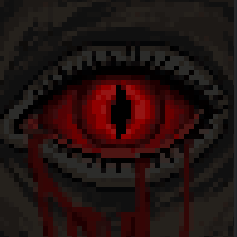
#> input picture assets/peeper/eye.png, 237 x 237 px
$ python eye-favicon.py
#> lines starting #> are read from the running program, lines starting #| are printed output that depends on the picture
# -*- coding: utf-8 -*-
"""从 assets/peeper/eye.png 派生 Peeper 页的浏览器标签页图标。

eye.png 是一张不透明方图，整张都是画（深色纹理一直铺到四边，没有可抠的
"背景"），所以直接拿来当图标就是一块深色方砖。这里把页面那套径向羽化
**烘进 alpha 通道**，再垫一层暗红辉光：

  * 羽化在离画框还有几像素的地方就归零 —— 方底的断崖感来自"残留 alpha 到
    边突然中断"，归零之后方形轮廓就不存在了；
  * 辉光是给小尺寸用的：16px 下瞳孔细节全糊，只剩这团红光能认出是那只眼睛。

FADE 的数值必须和 assets/css/peeper.css 里 .eye 的 mask-image 保持一致，
两处一起改。

    python tools/eye-favicon.py
"""

import os

import numpy as np
from PIL import Image, ImageDraw, ImageFilter

ROOT = os.path.dirname(os.path.dirname(os.path.abspath(__file__)))
EYE = os.path.join(ROOT, "assets", "peeper", "eye.png")
OUT_DIR = os.path.join(ROOT, "assets", "icons")
BG = (11, 11, 13)          # 站点 --bg，苹果图标铺底用

N = 237                    # eye.png 边长
# 羽化比页面上那套（rx60/ry54，零点 78%）再收紧一档：遮罩是按盒子尺寸按比例
# 算的，页面那只眼睛有 237px、死区 7px 够用，缩到图标的 30px 只剩不到 1px，
# 边上就会浮出十几级 alpha，等于方底又回来了。
FADE = dict(rx=56, ry=50, cx=0.5, cy=0.5,
            stops=((46, 1.0), (64, 0.35), (72, 0.0)))
ZOOM = 1.18                # 从中心裁掉 1/1.18 再放大：16px 下眼睛更大一点
GLOW = 0.28
GLOW_RGB = (150, 20, 26)


def fade_alpha(size=N, **kw):
    """复刻 CSS radial-gradient(ellipse rx% ry% at cx cy% ...) 的 alpha。"""
    rx, ry, cx, cy = kw["rx"], kw["ry"], kw["cx"], kw["cy"]
    y, x = np.mgrid[0:size, 0:size]
    d = np.sqrt(((x + 0.5 - cx * size) / (rx / 100 * size)) ** 2 +
                ((y + 0.5 - cy * size) / (ry / 100 * size)) ** 2) * 100
    stops = kw["stops"]
    return np.interp(d, [s[0] for s in stops], [s[1] for s in stops],
                     left=stops[0][1], right=0.0) * 255


def eyed_layer(size):
    """裁掉外圈再放大到目标尺寸，**然后**在目标尺寸上羽化。

    顺序很要紧：先羽化再缩图的话，LANCZOS 的核会把内圈的亮部卷进边缘像素，
    画框边上又会浮出一圈残余 alpha（实测 32px 下能到 17/255），方底就回来了。
    CSS 那套遮罩本来就是按盒子尺寸算的，这样也跟页面完全同构。
    """
    src = Image.open(EYE).convert("RGB")
    keep = int(N / ZOOM)
    off = (N - keep) // 2
    src = src.crop((off, off, off + keep, off + keep)).resize((size, size), Image.LANCZOS)
    return Image.fromarray(
        np.dstack([np.asarray(src).astype(float), fade_alpha(size, **FADE)]).astype(np.uint8), "RGBA")


def render(size, opaque_bg=None, box=0.94, glow_r=0.40, glow_blur=0.028):
    inner = round(size * box)
    canvas = Image.new("RGBA", (size, size),
                       (0, 0, 0, 0) if opaque_bg is None else opaque_bg + (255,))
    glow = Image.new("RGBA", (size, size), (0, 0, 0, 0))
    draw = ImageDraw.Draw(glow)
    # 辉光半径收在 0.40×边长以内，模糊后也够不着画框，否则它自己会被方框裁出边
    for i in range(40, 0, -1):
        t = i / 40
        r = size * glow_r * t
        draw.ellipse([size / 2 - r, size / 2 - r, size / 2 + r, size / 2 + r],
                     fill=GLOW_RGB + (int(255 * GLOW * (1 - t) ** 2.2),))
    canvas.alpha_composite(glow.filter(ImageFilter.GaussianBlur(size * glow_blur)))
    canvas.alpha_composite(eyed_layer(inner), ((size - inner) // 2, (size - inner) // 2))
    return canvas


def main():
    for size in (32, 64):
        render(size).save(os.path.join(OUT_DIR, "peeper-favicon-%d.png" % size), optimize=True)
#> in render, `canvas = Image.new("RGBA", (size, size), (0, 0, 0, 0) if opaque_bg is ..`: canvas: PIL image 32x32 RGBA; every value is 0
#> in render, `canvas.alpha_composite(glow.filter(ImageFilter.GaussianBlur(size * glo..`:
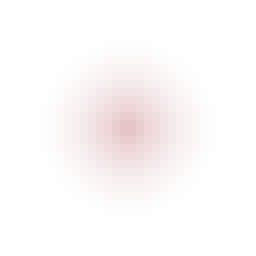
#> canvas: PIL image 32x32 RGBA (shown 8 times larger); mean R, G, B, A 55, 7.3, 9.5, 5.6; transparent parts drawn white
#> in eyed_layer, src is the input picture: PIL image 237x237 RGB; mean R, G, B 35.3, 18.1, 16.8
#> in eyed_layer, `src = src.crop((off, off, off + keep, off + keep)).resize((size, size)..`:
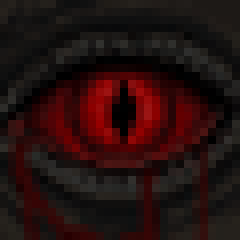
#> src: PIL image 30x30 RGB (shown 8 times larger); mean R, G, B 37.5, 16, 15
#> in eyed_layer, `return Image.fromarray( np.dstack([np.asarray(src).astype(float), fade..`:
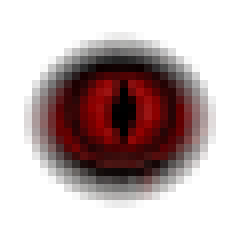
#> returned value: PIL image 30x30 RGBA (shown 8 times larger); mean R, G, B, A 37.5, 16, 15, 80.7; transparent parts drawn white
    # 苹果图标不透明（iOS 会把透明处填黑），铺站点底色，跟首屏一个观感
    render(180, opaque_bg=BG, box=0.86).save(
        os.path.join(OUT_DIR, "peeper-apple-touch-icon.png"), optimize=True)
#> call 3 of render, with size = 180, opaque_bg = (11, 11, 13), box = 0.86, glow_r = 0.4, glow_blur = 0.028
#> in render (call 3), `glow = Image.new("RGBA", (size, size), (0, 0, 0, 0))`: glow: PIL image 180x180 RGBA; every value is 0
#> in render (call 3), `canvas.alpha_composite(glow.filter(ImageFilter.GaussianBlur(size * glo..`:
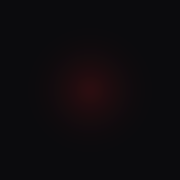
#> canvas: PIL image 180x180 RGBA; mean R, G, B, A 13.7, 11.1, 13.2, 255
#> call 3 of eyed_layer, with size = 155
#> in eyed_layer (call 3), `src = src.crop((off, off, off + keep, off + keep)).resize((size, size)..`:
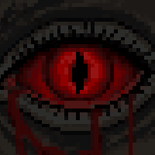
#> src: PIL image 155x155 RGB; mean R, G, B 37.5, 16, 15
#> in eyed_layer (call 3), `return Image.fromarray( np.dstack([np.asarray(src).astype(float), fade..`:
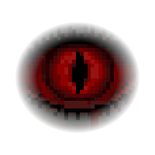
#> returned value: PIL image 155x155 RGBA; mean R, G, B, A 37.5, 16, 15, 80.7; transparent parts drawn white
#> in render (call 3), `canvas.alpha_composite(eyed_layer(inner), ((size - inner) // 2, (size ..`:
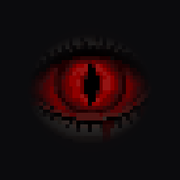
#> canvas: PIL image 180x180 RGBA; mean R, G, B, A 22.5, 10.4, 12, 255

    # 自检：外圈 3px 的 alpha 要接近 0 —— 几十就说明方底又回来了
    for size in (32, 64):
        a = np.asarray(render(size))
        ring = np.concatenate([a[:3].reshape(-1, 4), a[-3:].reshape(-1, 4),
                               a[:, :3].reshape(-1, 4), a[:, -3:].reshape(-1, 4)])
#> ring = 384 rows, first 6: [0, 0, 0, 0], [0, 0, 0, 0], [0, 0, 0, 0], [0, 0, 0, 0], [0, 0, 0, 0], [0, 0, 0, 0]
        assert ring[:, 3].max() <= 8, "favicon 外圈 alpha 残留 %d，方底可能又出来了" % ring[:, 3].max()
        print("  %dpx 外圈 alpha 峰值 %d/255" % (size, ring[:, 3].max()))
#|   32px 外圈 alpha 峰值 0/255
    print("assets/icons/peeper-favicon-32/64.png + peeper-apple-touch-icon.png 已更新")


if __name__ == "__main__":
    main()
